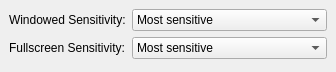
<?xml version="1.0" encoding="UTF-8"?>
<ui version="4.0">
 <class>MainWindow</class>
 <widget class="QMainWindow" name="MainWindow">
  <property name="geometry">
   <rect>
    <x>0</x>
    <y>0</y>
    <width>336</width>
    <height>72</height>
   </rect>
  </property>
  <property name="minimumSize">
   <size>
    <width>336</width>
    <height>72</height>
   </size>
  </property>
  <property name="maximumSize">
   <size>
    <width>336</width>
    <height>72</height>
   </size>
  </property>
  <property name="windowTitle">
   <string>Auto Sensitivity Settings</string>
  </property>
  <property name="windowIcon">
   <iconset resource="res.qrc">
    <normaloff>:/images/icon.ico</normaloff>:/images/icon.ico</iconset>
  </property>
  <widget class="QWidget" name="centralwidget">
   <layout class="QFormLayout" name="formLayout">
    <item row="0" column="0">
     <widget class="QLabel" name="windowedLabel">
      <property name="text">
       <string>Windowed Sensitivity:</string>
      </property>
     </widget>
    </item>
    <item row="0" column="1">
     <widget class="QComboBox" name="windowedSensitivity">
      <item>
       <property name="text">
        <string>Most sensitive</string>
       </property>
      </item>
      <item>
       <property name="text">
        <string>High sensitivity</string>
       </property>
      </item>
      <item>
       <property name="text">
        <string>Medium sensitivity</string>
       </property>
      </item>
      <item>
       <property name="text">
        <string>Low sensitivity</string>
       </property>
      </item>
     </widget>
    </item>
    <item row="1" column="0">
     <widget class="QLabel" name="fullscreenLabel">
      <property name="text">
       <string>Fullscreen Sensitivity:</string>
      </property>
     </widget>
    </item>
    <item row="1" column="1">
     <widget class="QComboBox" name="fullscreenSensitivity">
      <item>
       <property name="text">
        <string>Most sensitive</string>
       </property>
      </item>
      <item>
       <property name="text">
        <string>High sensitivity</string>
       </property>
      </item>
      <item>
       <property name="text">
        <string>Medium sensitivity</string>
       </property>
      </item>
      <item>
       <property name="text">
        <string>Low sensitivity</string>
       </property>
      </item>
     </widget>
    </item>
   </layout>
  </widget>
 </widget>
 <resources>
  <include location="res.qrc"/>
 </resources>
 <connections/>
 <slots>
  <slot>refresh()</slot>
  <slot>updateSensitivity()</slot>
 </slots>
</ui>
